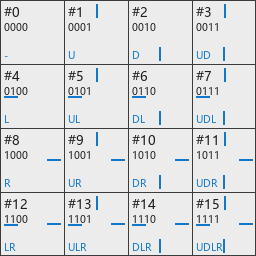
#> input picture data_sheets/create_ctm_template_reference.png, 256 x 256 px
$ python inspect_marks.py ../../data_sheets/create_ctm_template_reference.png
#> lines starting #> are read from the running program, lines starting #| are printed output that depends on the picture
"""检查角标图的四个象限各自裁出的「标记」是否相同，并打印它们的落点。

若四块内容不同，那么「贴反」就是取错了象限的标记，而不是位置算错——两者的修法完全不同。
"""
import os
import sys

from PIL import Image

SIZE = 32
HALF = 16

QUADRANTS = {
    "topLeft": (0, 0, HALF, HALF),
    "topRight": (HALF, 0, SIZE, HALF),
    "bottomLeft": (0, HALF, HALF, SIZE),
    "bottomRight": (HALF, HALF, SIZE, SIZE),
}


def main(argv):
    sheet = Image.open(argv[0]).convert("RGBA")
#> sheet is the input picture: PIL image 256x256 RGBA; mean R, G, B, A 219.2, 221.4, 223.1, 255
    pixels = sheet.load()

    print(f"  {os.path.basename(argv[0])}")
    marks = {}
    for name, (x0, y0, x1, y1) in QUADRANTS.items():
        found = [(x, y) for y in range(y0, y1) for x in range(x0, x1)
                 if pixels[x, y][3] > 16]
        if not found:
            print(f"    {name}: 空")
            continue
        left = min(x for x, _ in found)
        top = min(y for _, y in found)
        right = max(x for x, _ in found) + 1
        bottom = max(y for _, y in found) + 1
        mark = sheet.crop((left, top, right, bottom))
        marks[name] = mark

        print(f"    {name}: bbox=({left},{top})-({right},{bottom})  "
              f"尺寸 {mark.width}x{mark.height}")
        for y in range(mark.height):
            print("      " + str([mark.getpixel((x, y)) for x in range(mark.width)]))
#> this loop made 4 passes
#> (left, top, right, bottom) on passes 1 to 4: (0, 0, 16, 16), (16, 0, 32, 16), (0, 16, 16, 32), (16, 16, 32, 32)
#> (printed output is left out)
#> pass 1, in main, `mark = sheet.crop((left, top, right, bottom))`:
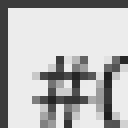
#> mark: PIL image 16x16 RGBA (shown 8 times larger); mean R, G, B, A 184.6, 184.6, 184.6, 255
#> pass 2, in main, `mark = sheet.crop((left, top, right, bottom))`:
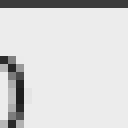
#> mark: PIL image 16x16 RGBA (shown 8 times larger); mean R, G, B, A 215.2, 215.2, 215.2, 255
#> pass 3, in main, `mark = sheet.crop((left, top, right, bottom))`:
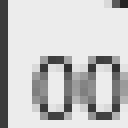
#> mark: PIL image 16x16 RGBA (shown 8 times larger); mean R, G, B, A 196.8, 196.8, 196.8, 255
#> after the loop:
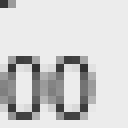
#> mark: PIL image 16x16 RGBA (shown 8 times larger); mean R, G, B, A 208.2, 208.2, 208.2, 255
#> after the loop, marks = 4 items

    names = list(marks)
#> names = ['topLeft', 'topRight', 'bottomLeft', 'bottomRight']
    print()
    for i in range(len(names)):
        for j in range(i + 1, len(names)):
            a, b = marks[names[i]], marks[names[j]]
            if a.size != b.size:
                print(f"    {names[i]} vs {names[j]}: 尺寸不同")
                continue
            diff = sum(1 for y in range(a.size[1]) for x in range(a.size[0])
                       if a.getpixel((x, y)) != b.getpixel((x, y)))
            print(f"    {names[i]} vs {names[j]}: {diff} px 不同")
#> this loop made 4 passes
    return 0


if __name__ == "__main__":
    sys.exit(main(sys.argv[1:]))
#> (the program exits here)
